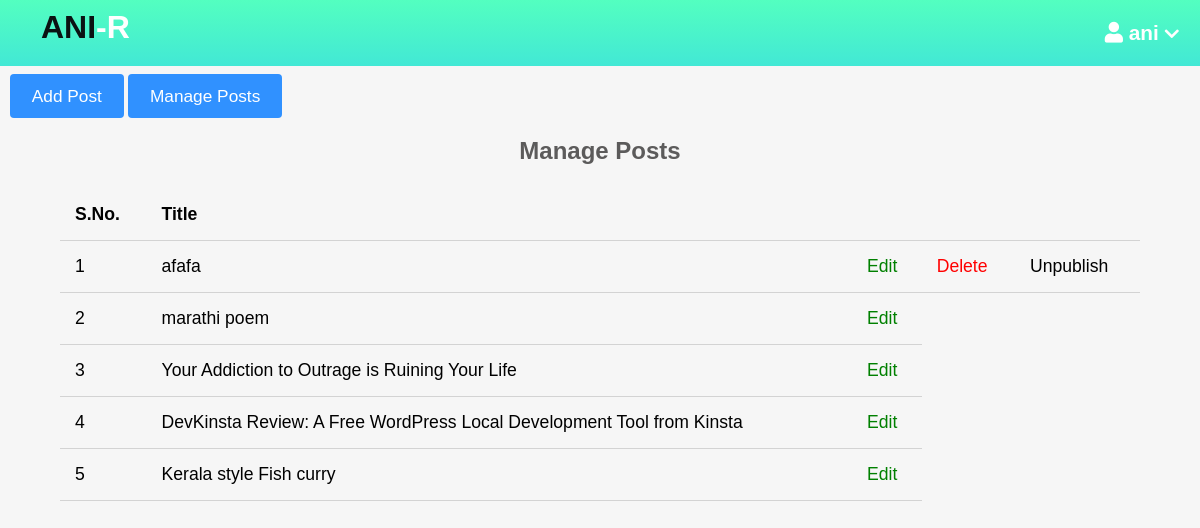
/admin/dashboard.php (signed in), run on the app's committed database.
### tables this page shows
CREATE TABLE `posts` (
  `id` int(11) NOT NULL,
  `user_id` int(11) NOT NULL,
  `topic_id` int(11) DEFAULT NULL,
  `title` varchar(255) NOT NULL,
  `image` varchar(255) NOT NULL,
  `body` text NOT NULL,
  `published` tinyint(4) NOT NULL,
  `created_at` datetime NOT NULL DEFAULT current_timestamp()
);

### app/database/db.php (called while the page is built, shortened)
<?php
require('connect.php');
function selectAll($table, $conditions = [])
{
    global $conn;
    $sql = "SELECT * FROM $table";
    if (empty($conditions)) {
        $stmt = $conn->prepare($sql);
        $stmt->execute();
        $records = $stmt->get_result()->fetch_all(MYSQLI_ASSOC);
        return $records;
    }
}

### app/controllers/posts.php (called while the page is built, shortened)
<?php
include(ROOT_PATH . "/app/database/db.php");
$table = 'posts';
$posts = selectAll($table);

### admin/dashboard.php (the view, shortened to what this page needs)
<?php include(ROOT_PATH . "/app/controllers/posts.php");
?>
<!DOCTYPE html>
<html lang="en">
    <head>
        <link rel="stylesheet"
            href="https://use.fontawesome.com/releases/v5.7.2/css/all.css"
>
        <link rel="stylesheet" href="../assets/css/style.css">
        <link rel="stylesheet" href="../assets/css/admin.css">
    </head>
    <body>
    <?php include(ROOT_PATH . "/app/includes/adminHeader.php"); ?>
            <div class="admin-content">
                <div class="button-group">
                    <a href="posts/create.php" class="btn btn-big">Add Post</a>
                    <a href="dashboard.php" class="btn btn-big">Manage Posts</a>
                </div>
                <div class="content">
                    <h2 class="page-title">Manage Posts</h2>
                    <table>
                        <thead>
                            <th>S.No.</th>
                            <th>Title</th>
                            <th colspan="3"></th>
                        </thead>
                        <tbody>
                            <?php foreach ($posts as $key => $post): ?>
                                <tr>
                                    <td><?php echo $key + 1; ?></td>
                                    <td><?php echo $post['title'] ?></td>
                                    <td><a href="posts/edit.php?id=<?php echo $post['id']; ?>" class="edit">Edit</a></td>
                                    <?php if ($post['user_id'] == $_SESSION['id']): ?>
                                    <td><a href="posts/edit.php?delete_id=<?php echo $post['id']; ?>" class="delete">Delete</a></td>
                                    <?php else: ?>
                                    <?php endif; ?>
                                    <?php if ($post['user_id'] == $_SESSION['id']): ?>
                                        <?php if ($post['published']): ?>
                                            <td><a href="posts/edit.php?published=0&p_id=<?php echo $post['id'] ?>" class="unpublish">Unpublish</a></td>
                                        <?php else: ?>
                                        <td><a href="posts/edit.php?published=1&p_id=<?php echo $post['id'] ?>" class="publish">Publish</a></td>
                                        <?php endif; ?>
                                    <?php else: ?>
                                    <?php endif; ?>
                                </tr>
                            <?php endforeach; ?>
                        </tbody>
                    </table>
                </div>
            </div>
    </body>
</html>

### assets/css/style.css (style rules this page uses)
* { box-sizing: border-box; }
html, body { height: 100%; padding: 0px; margin: 0px; background: #f6f6f6; font-family: Arial, Helvetica, sans-serif; }
h1, h2, h3, h4, h5, h6 { color: #5c5b5b; margin: 5px; }
a { text-decoration: none; color: inherit; }
.button-group { margin-left: 10px; margin-top: 20px; }
.btn { padding: 0.5rem 1rem; background: #3091ff; color: white; border: 1px solid transparent; border-radius: 0.25rem; font-size: 1.08em; }
.btn-big { padding: 0.7rem 1.3rem; line-height: 1.3rem; }
.content { width: 90%; margin: 30px auto 30px; }

### assets/css/admin.css (style rules this page uses)
.admin-content .page-title { text-align: center; margin-bottom: 1.5rem; }
table { width: 100%; border-collapse: collapse; font-size: 1.1rem; }
th, td { padding: 15px; text-align: left; border-bottom: 1px solid #d3d3d3; }
.edit { color: green; }
.delete { color: red; }

### data on the page
posts: title "afafa"
posts: title "marathi poem"
posts: title "Your Addiction to Outrage is Ruining Your Life"
posts: title "DevKinsta Review: A Free WordPress Local Development Tool from Kinsta"
posts: title "Kerala style Fish curry"

### other printed values
$_SESSION['username'] "ani"
